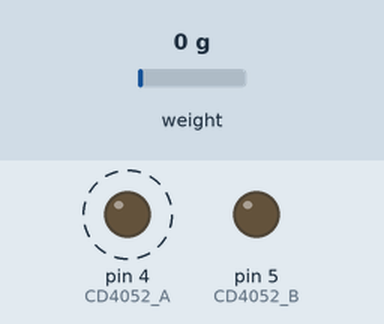
A sketch run on a simulated Arduino Uno, built with avr-gcc and run on an emulated ATmega328P. Shown: output pins drawn as LEDs (lit = HIGH). Dashed ring = blinking. Inputs (shaded band) come from the test bench; at power-on: weight on the scale 0 g. What the sketch prints to the serial monitor is not drawn.

Above: at 7.8 s.
At 11.4 s:
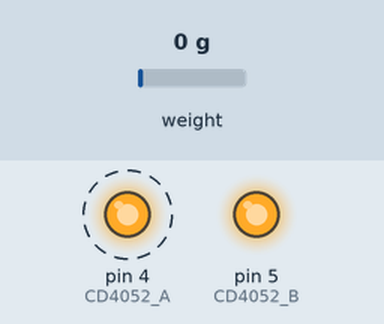
Timing chart, 0 to 13.5 s (numbered marks = the images above):
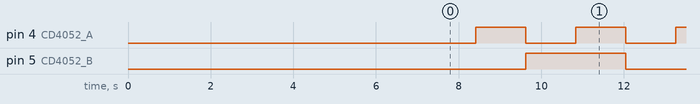

Measured:
- by itself, pin 4 (CD4052_A): alternates HIGH for 1.2 s and LOW for 1.2 s
- by itself, pin 5 (CD4052_B): alternates HIGH for 2.4 s and LOW for 2.4 s
- by itself, everything shown: repeats every 4.8 s, in 4 steps

The sketch:

HX711Serial.ino
```cpp
#include "HX711.h"

#define HX711_DOUT 2
#define HX711_SCK 3

#define CD4052_A 4
#define CD4052_B 5

HX711 scale(HX711_DOUT, HX711_SCK);		// parameter "gain" is ommited; the default value 128 is used by the library

void setup() {
  Serial.begin(115200);
  Serial.println("HX711 Demo");
  pinMode (CD4052_A, OUTPUT);
  digitalWrite (CD4052_A, LOW);
  pinMode (CD4052_B, OUTPUT);
  digitalWrite (CD4052_B, LOW);

  Serial.println("Before setting up the scale:");
  Serial.print("read: \t\t");
  Serial.println(scale.read());			// print a raw reading from the ADC

  Serial.print("read average: \t\t");
  Serial.println(scale.read_average(20));  	// print the average of 20 readings from the ADC

  Serial.print("get value: \t\t");
  Serial.println(scale.get_value(5));		// print the average of 5 readings from the ADC minus the tare weight (not set yet)

  Serial.print("get units: \t\t");
  Serial.println(scale.get_units(5), 1);	// print the average of 5 readings from the ADC minus tare weight (not set) divided
						// by the SCALE parameter (not set yet)

  scale.set_scale(2280.f);                      // this value is obtained by calibrating the scale with known weights; see the README for details
  scale.tare();				        // reset the scale to 0

  Serial.println("After setting up the scale:");

  Serial.print("read: \t\t");
  Serial.println(scale.read());                 // print a raw reading from the ADC

  Serial.print("read average: \t\t");
  Serial.println(scale.read_average(20));       // print the average of 20 readings from the ADC

  Serial.print("get value: \t\t");
  Serial.println(scale.get_value(5));		// print the average of 5 readings from the ADC minus the tare weight, set with tare()

  Serial.print("get units: \t\t");
  Serial.println(scale.get_units(5), 1);        // print the average of 5 readings from the ADC minus tare weight, divided
						// by the SCALE parameter set with set_scale

  Serial.println("Readings:");
}

void loop() {
  for (uint8_t i=0; i<4; i++) {
    digitalWrite (CD4052_A, (i&0x1));
    digitalWrite (CD4052_B, ((i>>1)&0x1));
    scale.power_up();
    delay(10);
    Serial.print("Sensor ");
    Serial.print(i);
    Serial.print(" one reading:\t");
    Serial.print(scale.get_units(), 1);
    Serial.print("\t| average:\t");
    Serial.println(scale.get_units(10), 1);
    scale.power_down();
    delay(100);
  }
}
```
